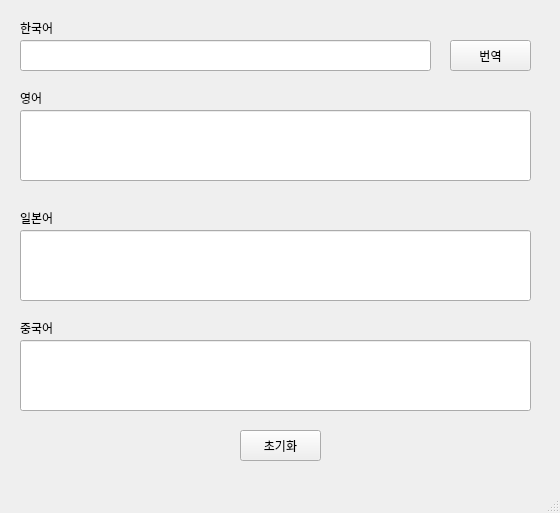
<?xml version="1.0" encoding="UTF-8"?>
<ui version="4.0">
 <class>MainWindow</class>
 <widget class="QMainWindow" name="MainWindow">
  <property name="geometry">
   <rect>
    <x>0</x>
    <y>0</y>
    <width>560</width>
    <height>513</height>
   </rect>
  </property>
  <property name="windowTitle">
   <string>MainWindow</string>
  </property>
  <widget class="QWidget" name="centralwidget">
   <widget class="QLineEdit" name="kor_input">
    <property name="geometry">
     <rect>
      <x>20</x>
      <y>40</y>
      <width>411</width>
      <height>31</height>
     </rect>
    </property>
   </widget>
   <widget class="QLineEdit" name="eng_result">
    <property name="geometry">
     <rect>
      <x>20</x>
      <y>110</y>
      <width>511</width>
      <height>71</height>
     </rect>
    </property>
   </widget>
   <widget class="QLineEdit" name="jan_result">
    <property name="geometry">
     <rect>
      <x>20</x>
      <y>230</y>
      <width>511</width>
      <height>71</height>
     </rect>
    </property>
   </widget>
   <widget class="QLineEdit" name="chi_result">
    <property name="geometry">
     <rect>
      <x>20</x>
      <y>340</y>
      <width>511</width>
      <height>71</height>
     </rect>
    </property>
   </widget>
   <widget class="QLabel" name="emg_label">
    <property name="geometry">
     <rect>
      <x>20</x>
      <y>90</y>
      <width>31</width>
      <height>16</height>
     </rect>
    </property>
    <property name="text">
     <string>영어</string>
    </property>
   </widget>
   <widget class="QLabel" name="jan_label">
    <property name="geometry">
     <rect>
      <x>20</x>
      <y>210</y>
      <width>41</width>
      <height>16</height>
     </rect>
    </property>
    <property name="text">
     <string>일본어</string>
    </property>
   </widget>
   <widget class="QLabel" name="chi_label">
    <property name="geometry">
     <rect>
      <x>20</x>
      <y>320</y>
      <width>41</width>
      <height>16</height>
     </rect>
    </property>
    <property name="text">
     <string>중국어</string>
    </property>
   </widget>
   <widget class="QPushButton" name="transbutton">
    <property name="geometry">
     <rect>
      <x>450</x>
      <y>40</y>
      <width>81</width>
      <height>31</height>
     </rect>
    </property>
    <property name="text">
     <string>번역</string>
    </property>
   </widget>
   <widget class="QLabel" name="kor_label">
    <property name="geometry">
     <rect>
      <x>20</x>
      <y>20</y>
      <width>41</width>
      <height>16</height>
     </rect>
    </property>
    <property name="text">
     <string>한국어</string>
    </property>
   </widget>
   <widget class="QPushButton" name="resetbutton">
    <property name="geometry">
     <rect>
      <x>240</x>
      <y>430</y>
      <width>81</width>
      <height>31</height>
     </rect>
    </property>
    <property name="text">
     <string>초기화</string>
    </property>
   </widget>
  </widget>
  <widget class="QMenuBar" name="menubar">
   <property name="geometry">
    <rect>
     <x>0</x>
     <y>0</y>
     <width>560</width>
     <height>21</height>
    </rect>
   </property>
  </widget>
  <widget class="QStatusBar" name="statusbar"/>
 </widget>
 <resources/>
 <connections/>
</ui>
